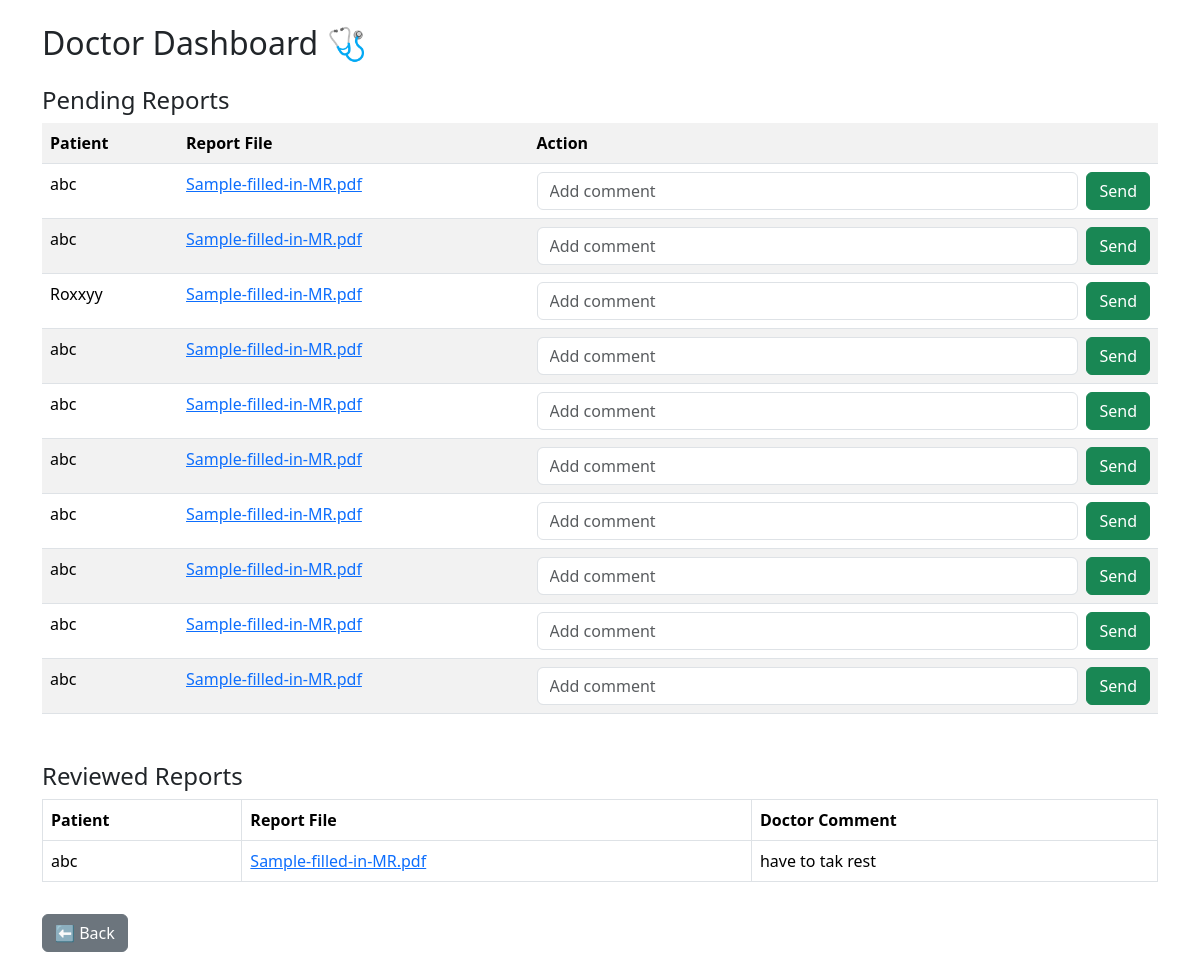
Screenshot of /doctor with the database file from the repository.
### tables this page shows
CREATE TABLE uploads (
            id INTEGER PRIMARY KEY AUTOINCREMENT,
            patient_name TEXT,
            filename TEXT,
            status TEXT DEFAULT 'pending',
            doctor_comment TEXT DEFAULT ''
        );

### app.py (the view)
@app.route("/doctor")
def doctor_dashboard():
    pending = get_pending_uploads()
    reviewed = get_reviewed_uploads()
    return render_template("doctor_dashboard.html", pending=pending, viewed=reviewed)

### app.py (called while the page is built)
def get_pending_uploads():
    conn = sqlite3.connect(DB_FILE)
    c = conn.cursor()
    c.execute("SELECT * FROM uploads WHERE status='pending'")
    rows = c.fetchall()
    conn.close()
    return rows

def get_reviewed_uploads():
    conn = sqlite3.connect(DB_FILE)
    c = conn.cursor()
    c.execute("SELECT * FROM uploads WHERE status='viewed'")
    rows = c.fetchall()
    conn.close()
    return rows

### templates/doctor_dashboard.html (shortened to what this page needs)
<!DOCTYPE html>
<html>
<head>
    <link href="https://cdn.jsdelivr.net/npm/bootstrap@5.3.2/dist/css/bootstrap.min.css" rel="stylesheet">
</head>
<body class="p-4">
<div class="container">
    <h2>Doctor Dashboard 🩺</h2>
    <h4 class="mt-4">Pending Reports</h4>
    <table class="table table-striped">
        <tr><th>Patient</th><th>Report File</th><th>Action</th></tr>
        {% for p in pending %}
        <tr>
            <td>{{ p[1] }}</td>
            <td><a href="{{ url_for('uploaded_file', filename=p[2]) }}" target="_blank">{{ p[2] }}</a></td>
            <td>
                <form action="/doctor/comment/{{ p[0] }}" method="POST" class="d-flex">
                    <input name="comment" class="form-control me-2" placeholder="Add comment" required>
                    <button class="btn btn-success">Send</button>
                </form>
            </td>
        </tr>
        {% endfor %}
    </table>
    <h4 class="mt-5">Reviewed Reports</h4>
    <table class="table table-bordered">
        <tr><th>Patient</th><th>Report File</th><th>Doctor Comment</th></tr>
        {% for v in viewed %}
        <tr>
            <td>{{ v[1] }}</td>
            <td><a href="{{ url_for('uploaded_file', filename=v[2]) }}" target="_blank">{{ v[2] }}</a></td>
            <td>{{ v[4] }}</td>
        </tr>
        {% endfor %}
    </table>
    <a href="/" class="btn btn-secondary mt-3">⬅ Back</a>
</div>
</body>
</html>

### rows the page displays
uploads: patient_name "abc", filename "Sample-filled-in-MR.pdf"
uploads: patient_name "abc", filename "Sample-filled-in-MR.pdf"
uploads: patient_name "Roxxyy", filename "Sample-filled-in-MR.pdf"
uploads: patient_name "abc", filename "Sample-filled-in-MR.pdf"
uploads: patient_name "abc", filename "Sample-filled-in-MR.pdf"
uploads: patient_name "abc", filename "Sample-filled-in-MR.pdf"
uploads: patient_name "abc", filename "Sample-filled-in-MR.pdf"
uploads: patient_name "abc", filename "Sample-filled-in-MR.pdf"
uploads: patient_name "abc", filename "Sample-filled-in-MR.pdf"
uploads: patient_name "abc", filename "Sample-filled-in-MR.pdf"
uploads: patient_name "abc", filename "Sample-filled-in-MR.pdf", doctor_comment "have to tak rest"
